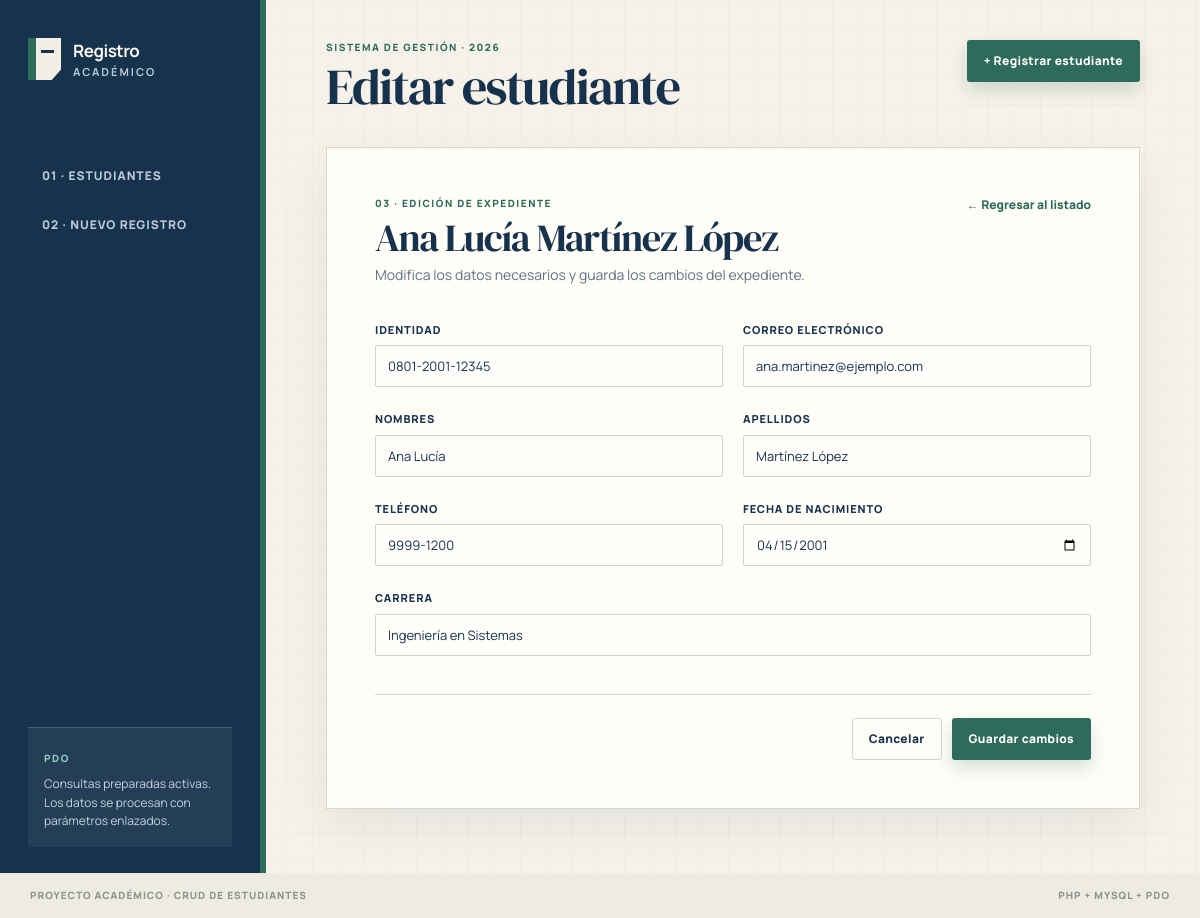
Screenshot of /editar.php?id=1 with the database file from the repository.
### tables this page shows
CREATE TABLE IF NOT EXISTS estudiantes (
    id INT UNSIGNED AUTO_INCREMENT PRIMARY KEY,
    identidad VARCHAR(15) NOT NULL,
    nombres VARCHAR(100) NOT NULL,
    apellidos VARCHAR(100) NOT NULL,
    correo VARCHAR(150) NOT NULL,
    telefono VARCHAR(20) NOT NULL,
    fecha_nacimiento DATE NOT NULL,
    carrera VARCHAR(120) NOT NULL,
    created_at TIMESTAMP NOT NULL DEFAULT CURRENT_TIMESTAMP,
    updated_at TIMESTAMP NOT NULL DEFAULT CURRENT_TIMESTAMP ON UPDATE CURRENT_TIMESTAMP,
    CONSTRAINT uq_estudiantes_identidad UNIQUE (identidad),
    CONSTRAINT uq_estudiantes_correo UNIQUE (correo)
);

### includes/funciones.php (called while the page is built, shortened)
<?php
function escapar(?string $valor): string
{
    return htmlspecialchars((string) $valor, ENT_QUOTES, 'UTF-8');
}
function obtenerIdEntero(?string $valor): ?int
{
    $id = filter_var($valor, FILTER_VALIDATE_INT, ['options' => ['min_range' => 1]]);
    return $id === false ? null : $id;
}

### editar.php (the view, shortened to what this page needs)
<?php
require_once __DIR__ . '/includes/funciones.php';
$id = obtenerIdEntero($_GET['id'] ?? $_POST['id'] ?? null);
$pdo = conectarBaseDatos();
$consulta = $pdo->prepare(
    'SELECT id, identidad, nombres, apellidos, correo, telefono, fecha_nacimiento, carrera
     FROM estudiantes
     WHERE id = :id'
);
$consulta->execute(['id' => $id]);
$estudiante = $consulta->fetch();
require __DIR__ . '/includes/encabezado.php';
?>
<section class="hoja-formulario">
    <div class="seccion-cabecera">
        <div>
            <p class="etiqueta-seccion">03 · EDICIÓN DE EXPEDIENTE</p>
            <h2><?= escapar($estudiante['nombres'] . ' ' . $estudiante['apellidos']) ?></h2>
            <p class="descripcion-seccion">Modifica los datos necesarios y guarda los cambios del expediente.</p>
        </div>
        <a class="enlace-volver" href="index.php">← Regresar al listado</a>
    </div>
    <form class="formulario-estudiante" action="editar.php?id=<?= $id ?>" method="post" novalidate>
        <div class="campos-formulario">
            <div class="campo">
                <label for="identidad">Identidad</label>
                <input id="identidad" name="identidad" type="text" value="<?= escapar($estudiante['identidad']) ?>" maxlength="15" required>
            </div>
            <div class="campo">
                <label for="correo">Correo electrónico</label>
                <input id="correo" name="correo" type="email" value="<?= escapar($estudiante['correo']) ?>" maxlength="150" required>
            </div>
            <div class="campo">
                <label for="nombres">Nombres</label>
                <input id="nombres" name="nombres" type="text" value="<?= escapar($estudiante['nombres']) ?>" maxlength="100" required>
            </div>
            <div class="campo">
                <label for="apellidos">Apellidos</label>
                <input id="apellidos" name="apellidos" type="text" value="<?= escapar($estudiante['apellidos']) ?>" maxlength="100" required>
            </div>
            <div class="campo">
                <label for="telefono">Teléfono</label>
                <input id="telefono" name="telefono" type="tel" value="<?= escapar($estudiante['telefono']) ?>" maxlength="20" required>
            </div>
            <div class="campo">
                <label for="fecha_nacimiento">Fecha de nacimiento</label>
                <input id="fecha_nacimiento" name="fecha_nacimiento" type="date" value="<?= escapar($estudiante['fecha_nacimiento']) ?>" required>
            </div>
            <div class="campo campo-ancho">
                <label for="carrera">Carrera</label>
                <input id="carrera" name="carrera" type="text" value="<?= escapar($estudiante['carrera']) ?>" maxlength="120" required>
            </div>
        </div>
        <div class="acciones-formulario">
            <a class="boton boton-terciario" href="index.php">Cancelar</a>
            <button class="boton boton-principal" type="submit">Guardar cambios</button>
        </div>
    </form>
</section>
<?php require __DIR__ . '/includes/pie.php'; ?>

### assets/css/estilos.css (style rules this page uses)
:root { --marfil: #f6f2e9; --papel: #fffdf8; --tinta: #17324d; --tinta-suave: #607184; --dossier: #2e6b5a; --dossier-claro: #e2eee9; --terracota: #a54b37; --terracota-claro: #fae9e4; --linea: #d9d6cd; --sombra: 0 18px 45px rgba(23, 50, 77, 0.08); --serif: 'DM Serif Display', Georgia, serif; --sans: 'Manrope', Arial, sans-serif; }
* { box-sizing: border-box; }
body { margin: 0; color: var(--tinta); background-color: var(--marfil); background-image: linear-gradient(rgba(23, 50, 77, 0.025) 1px, transparent 1px), linear-gradient(90deg, rgba(23, 50, 77, 0.025) 1px, transparent 1px); background-size: 26px 26px; font-family: var(--sans); line-height: 1.5; }
a { color: inherit; }
.cabecera, .seccion-cabecera { display: flex; align-items: flex-start; justify-content: space-between; gap: 24px; }
.etiqueta-seccion { margin: 0 0 7px; color: var(--dossier); font-size: 10px; font-weight: 800; letter-spacing: 0.15em; text-transform: uppercase; }
h1, h2, h3, p { margin-top: 0; }
h1, h2 { font-family: var(--serif); font-weight: 400; letter-spacing: -0.035em; }
h2 { margin-bottom: 5px; font-size: clamp(28px, 3.2vw, 40px); line-height: 1.05; }
.boton { display: inline-flex; align-items: center; justify-content: center; min-height: 42px; padding: 10px 16px; border: 1px solid transparent; border-radius: 3px; font-family: var(--sans); font-size: 12px; font-weight: 800; letter-spacing: 0.03em; text-decoration: none; transition: transform 160ms cubic-bezier(0.23, 1, 0.32, 1), background-color 160ms ease, border-color 160ms ease; }
.boton-principal { color: #fff; background: var(--dossier); box-shadow: 0 8px 17px rgba(46, 107, 90, 0.2); }
.boton-terciario { color: var(--tinta); background: transparent; border-color: var(--linea); }
.mesa-registros, .hoja-formulario { background: var(--papel); border: 1px solid var(--linea); box-shadow: var(--sombra); }
.descripcion-seccion { margin: 0; color: var(--tinta-suave); font-size: 14px; }
input { min-height: 42px; width: 100%; padding: 10px 12px; color: var(--tinta); border: 1px solid #cfd3cd; border-radius: 2px; background: #fffefa; font-family: var(--sans); font-size: 13px; outline: none; transition: border-color 160ms ease, box-shadow 160ms ease; }
.enlace-limpio, .enlace-volver { color: var(--dossier); font-size: 12px; font-weight: 800; text-decoration: none; }
.hoja-formulario { padding: clamp(25px, 4vw, 52px); }
.formulario-estudiante { margin-top: 37px; }
.campos-formulario { display: grid; grid-template-columns: repeat(2, minmax(0, 1fr)); gap: 24px 20px; }
.campo { display: grid; gap: 7px; }
.campo label { font-size: 11px; font-weight: 800; letter-spacing: 0.08em; text-transform: uppercase; }
.campo-ancho { grid-column: 1 / -1; }
.acciones-formulario { display: flex; justify-content: flex-end; gap: 10px; margin-top: 38px; padding-top: 23px; border-top: 1px solid var(--linea); }
@media (prefers-reduced-motion: no-preference) { .mesa-registros, .hoja-formulario, .panel-resumen { animation: aparecer 240ms cubic-bezier(0.23, 1, 0.32, 1) both; } }

### rows the page displays
estudiantes: nombres+apellidos "Ana Lucía Martínez López", identidad "0801-2001-12345", correo "ana.martinez@ejemplo.com", nombres "Ana Lucía", apellidos "Martínez López", telefono "9999-1200", fecha_nacimiento "04/15/2001", carrera "Ingeniería en Sistemas"

### other values shown
escapar($tituloPagina) "Editar estudiante"
